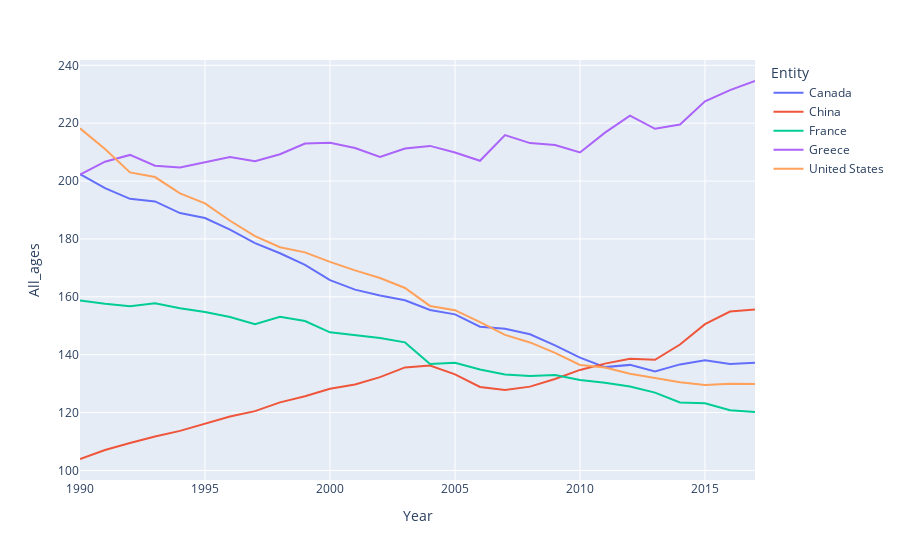

Notebook code cell kept with this figure:
### Code cell
px.line(death_df[death_df["Entity"].isin(countries)], x="Year", y="All_ages", color="Entity")

### Figure 1 — Plotly figure (JSON) as saved in the notebook; plotly's stock layout.template omitted (floating-point values rounded to 4 significant figures)
{"data": [{"hovertemplate": "Entity=Canada<br>Year=%{x}<br>All_ages=%{y}<extra></extra>", "legendgroup": "Canada", "line": {"color": "#636efa", "dash": "solid"}, "marker": {"symbol": "circle"}, "mode": "lines", "name": "Canada", "orientation": "v", "showlegend": true, "type": "scatter", "x": [1990, 1991, 1992, 1993, 1994, 1995, 1996, 1997, 1998, 1999, 2000, 2001, 2002, 2003, 2004, 2005, 2006, 2007, 2008, 2009, 2010, 2011, 2012, 2013, 2014, 2015, 2016, 2017], "xaxis": "x", "y": [202.4, 197.6, 193.9, 193.0, 188.9, 187.2, 183.2, 178.6, 175.1, 171.1, 165.8, 162.5, 160.5, 158.8, 155.5, 153.9, 149.7, 149.0, 147.1, 143.3, 139.0, 135.7, 136.5, 134.2, 136.7, 138.0, 136.8, 137.2], "yaxis": "y"}, {"hovertemplate": "Entity=China<br>Year=%{x}<br>All_ages=%{y}<extra></extra>", "legendgroup": "China", "line": {"color": "#EF553B", "dash": "solid"}, "marker": {"symbol": "circle"}, "mode": "lines", "name": "China", "orientation": "v", "showlegend": true, "type": "scatter", "x": [1990, 1991, 1992, 1993, 1994, 1995, 1996, 1997, 1998, 1999, 2000, 2001, 2002, 2003, 2004, 2005, 2006, 2007, 2008, 2009, 2010, 2011, 2012, 2013, 2014, 2015, 2016, 2017], "xaxis": "x", "y": [104.0, 107.1, 109.5, 111.7, 113.7, 116.3, 118.6, 120.5, 123.5, 125.7, 128.2, 129.7, 132.3, 135.6, 136.3, 133.2, 128.9, 127.8, 129.0, 131.6, 134.7, 136.9, 138.6, 138.3, 143.5, 150.6, 154.9, 155.6], "yaxis": "y"}, {"hovertemplate": "Entity=France<br>Year=%{x}<br>All_ages=%{y}<extra></extra>", "legendgroup": "France", "line": {"color": "#00cc96", "dash": "solid"}, "marker": {"symbol": "circle"}, "mode": "lines", "name": "France", "orientation": "v", "showlegend": true, "type": "scatter", "x": [1990, 1991, 1992, 1993, 1994, 1995, 1996, 1997, 1998, 1999, 2000, 2001, 2002, 2003, 2004, 2005, 2006, 2007, 2008, 2009, 2010, 2011, 2012, 2013, 2014, 2015, 2016, 2017], "xaxis": "x", "y": [158.7, 157.6, 156.7, 157.8, 156.0, 154.8, 153.0, 150.6, 153.1, 151.6, 147.7, 146.8, 145.8, 144.3, 136.8, 137.2, 134.9, 133.2, 132.7, 133.0, 131.3, 130.3, 129.0, 126.9, 123.5, 123.2, 120.8, 120.2], "yaxis": "y"}, {"hovertemplate": "Entity=Greece<br>Year=%{x}<br>All_ages=%{y}<extra></extra>", "legendgroup": "Greece", "line": {"color": "#ab63fa", "dash": "solid"}, "marker": {"symbol": "circle"}, "mode": "lines", "name": "Greece", "orientation": "v", "showlegend": true, "type": "scatter", "x": [1990, 1991, 1992, 1993, 1994, 1995, 1996, 1997, 1998, 1999, 2000, 2001, 2002, 2003, 2004, 2005, 2006, 2007, 2008, 2009, 2010, 2011, 2012, 2013, 2014, 2015, 2016, 2017], "xaxis": "x", "y": [202.2, 206.7, 209.0, 205.3, 204.7, 206.6, 208.3, 206.9, 209.3, 212.9, 213.3, 211.4, 208.4, 211.2, 212.2, 209.9, 207.0, 215.9, 213.1, 212.5, 209.9, 216.7, 222.6, 218.1, 219.5, 227.5, 231.4, 234.6], "yaxis": "y"}, {"hovertemplate": "Entity=United States<br>Year=%{x}<br>All_ages=%{y}<extra></extra>", "legendgroup": "United States", "line": {"color": "#FFA15A", "dash": "solid"}, "marker": {"symbol": "circle"}, "mode": "lines", "name": "United States", "orientation": "v", "showlegend": true, "type": "scatter", "x": [1990, 1991, 1992, 1993, 1994, 1995, 1996, 1997, 1998, 1999, 2000, 2001, 2002, 2003, 2004, 2005, 2006, 2007, 2008, 2009, 2010, 2011, 2012, 2013, 2014, 2015, 2016, 2017], "xaxis": "x", "y": [218.2, 211.1, 203.0, 201.4, 195.7, 192.3, 186.3, 180.9, 177.2, 175.4, 172.1, 169.1, 166.5, 163.1, 156.9, 155.4, 151.3, 146.8, 144.2, 140.6, 136.5, 135.6, 133.4, 132.0, 130.5, 129.5, 130.0, 129.9], "yaxis": "y"}], "layout": {"legend": {"title": {"text": "Entity"}, "tracegroupgap": 0}, "margin": {"t": 60}, "xaxis": {"anchor": "y", "domain": [0, 1], "title": {"text": "Year"}}, "yaxis": {"anchor": "x", "domain": [0, 1], "title": {"text": "All_ages"}}}}
